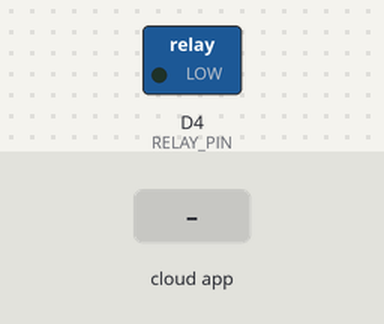
Simulated run of this sketch. Board: ESP8266 (NodeMCU). Shown: switched loads named in the sketch (green lamp = pin HIGH). The test bench sets the inputs (shaded band). WiFi joins after 1.5 s; servers stay silent unless stated.

Above: at 2.7 s.
2.8 s: the phone or cloud app sets sendWoLPacket to 1
At 3.7 s:
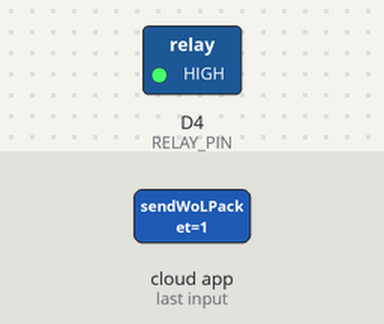
Timing chart, 0 to 5.8 s (numbered marks = the images above; inputs shaded):
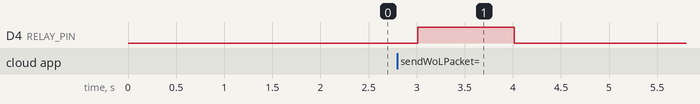

Measured:
- after the input at 2.8 s, D4 (RELAY_PIN): LOW → HIGH after 0.21 s, → LOW 1.0 s later

The sketch:

Remote_PC.ino
```cpp
#include "thingProperties.h"
#include <ESP8266WiFi.h>
#include <WiFiUdp.h>
#include <WiFi.h>

// Setup All the Variables and Dashboard in Arduino IoT Cloud and then Continue in the Cloud IDE or Download and then continue in Local IDE
#define RELAY_PIN D4
unsigned int WoLPort = 9;
uint8_t packetBytes[6] = {0xFF, 0xFF, 0xFF, 0xFF, 0xFF, 0xFF};
const uint8_t wolMacAddress[6] = {0xD8, 0xBB, 0xC1, 0x91, 0x0E, 0x73};
const char* ipAddress = "192.168.0.2"; // usually Broadcast Address but I fixed my PC's IP

void setup() {
  // Initialize pin
  pinMode(RELAY_PIN, OUTPUT);
  // Initialize serial and wait for port to open:
  Serial.begin(115200);
  // This delay gives the chance to wait for a Serial Monitor without blocking if none is found
  delay(1500);

  // Defined in thingProperties.h
  initProperties();

  // Connect to Arduino IoT Cloud
  ArduinoCloud.begin(ArduinoIoTPreferredConnection);

  setDebugMessageLevel(2);
  ArduinoCloud.printDebugInfo();
}

void loop() {
    ArduinoCloud.update();

    if(refresh){
      refresh = false;
      isOnline = checkDesktopStatus();
    }

    if(sendWoLPacket){
      sendWoLPacket = false;
      digitalWrite(RELAY_PIN,HIGH);  //power button on for 1 sec
      delay(1000);
      digitalWrite(RELAY_PIN,LOW);
    }

    delay(100);
    yield();
}


bool checkDesktopStatus() {
    WiFiClient client;

    client.setTimeout(500); // 500 ms timeout for TCP connection

    // Trying to connect to the PC's IP on TCP port 135 (it just works for me xD)
    if (client.connect(ipAddress, 135)) {
        client.stop(); // Connection successful, close it
        return true;   // PC is online
    }

    return false; // Connection failed, PC is offline
}
```

arduino_secrets.h
```cpp
#define SECRET_DEVICE_KEY "device_key"
#define SECRET_OPTIONAL_PASS "local_wifi_password"
#define SECRET_SSID "local_wifi_name"
#define SECRET_DEVICE_LOGIN_NAME "device_login_name"
```

thingProperties.h
```cpp
// Code generated by Arduino IoT Cloud, DO NOT EDIT.

#include <ArduinoIoTCloud.h>
#include <Arduino_ConnectionHandler.h>
#include "arduino_secrets.h"

const char DEVICE_LOGIN_NAME[]  = SECRET_DEVICE_LOGIN_NAME; // Device Login Name
const char SSID[]               = SECRET_SSID;              // Network SSID (name)
const char PASS[]               = SECRET_OPTIONAL_PASS;     // Network password (use for WPA, or use as key for WEP)
const char DEVICE_KEY[]         = SECRET_DEVICE_KEY;        // Secret device password

bool isOnline;
bool refresh;
bool sendWoLPacket;

void initProperties(){

  ArduinoCloud.setBoardId(DEVICE_LOGIN_NAME);
  ArduinoCloud.setSecretDeviceKey(DEVICE_KEY);
  ArduinoCloud.addProperty(isOnline, READ, ON_CHANGE, NULL);
  ArduinoCloud.addProperty(refresh, READWRITE, ON_CHANGE, NULL);
  ArduinoCloud.addProperty(sendWoLPacket, READWRITE, ON_CHANGE, NULL);

}

WiFiConnectionHandler ArduinoIoTPreferredConnection(SSID, PASS);
```
